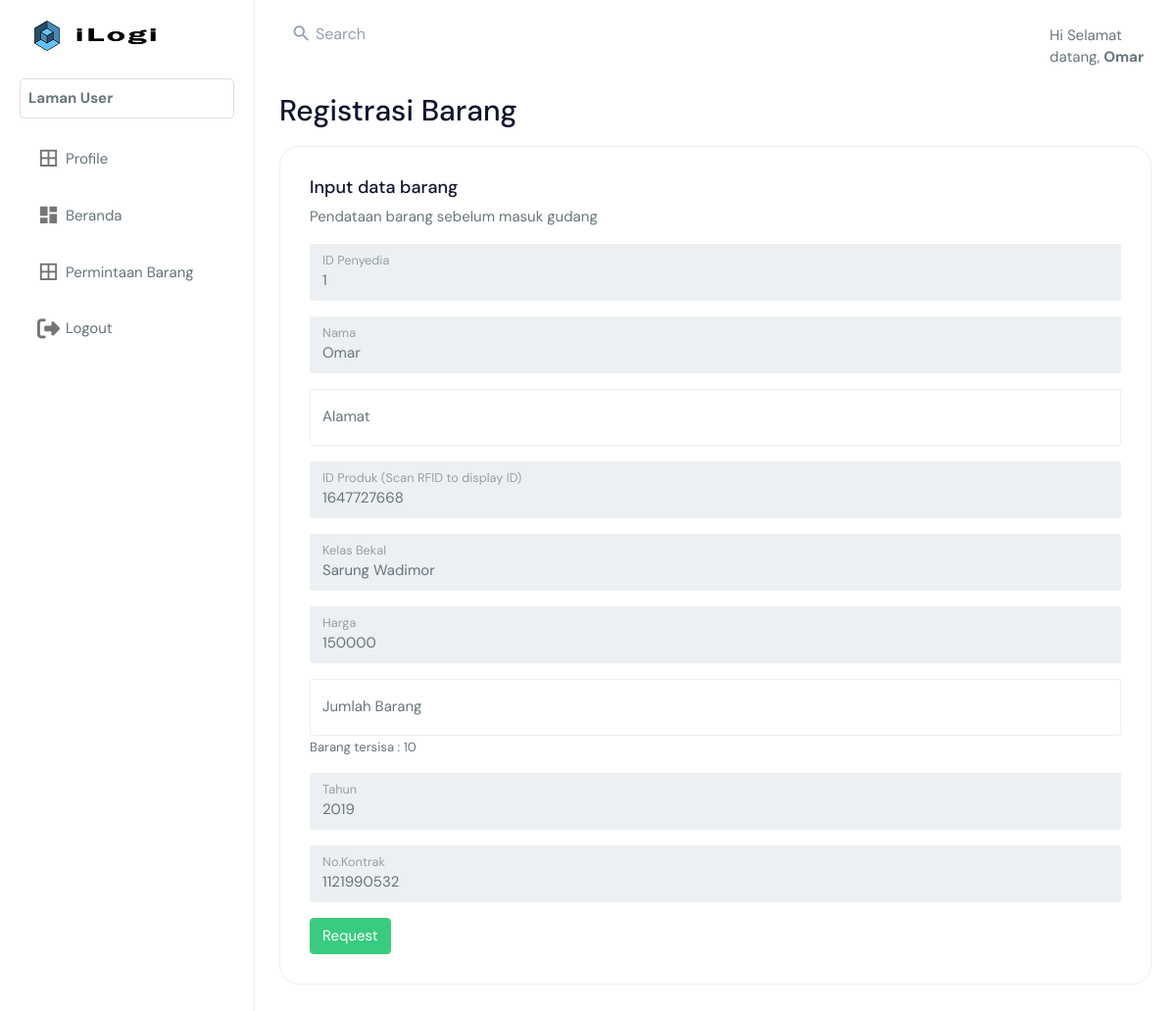
The app's page /index.php?page=user/requestbarang.php&id=1647727668 (signed in) with its own data.
### tables this page shows
CREATE TABLE `barang` (
  `id_barang` varchar(11) NOT NULL,
  `id_penyedia` int(11) NOT NULL,
  `nama_gudang` varchar(250) NOT NULL,
  `kelas_bekal` varchar(250) NOT NULL,
  `harga_bekal` int(11) NOT NULL,
  `jumlah_bekal` int(11) NOT NULL,
  `tahun_produksi` int(11) NOT NULL,
  `no_kontrak` int(11) NOT NULL,
  `status_barang` bit(1) NOT NULL,
  `status` bit(1) NOT NULL,
  `created_at` timestamp NOT NULL DEFAULT current_timestamp(),
  `updated_at` timestamp NOT NULL DEFAULT current_timestamp() ON UPDATE current_timestamp()
);

### user/requestbarang.php (the view, shortened to what this page needs)
<?php
    include 'database.php';
    $id_barang = isset($_GET['id']) ? $_GET['id'] : false;
    $produk = mysqli_query($koneksi, "SELECT * FROM barang LEFT JOIN penyedia_barang ON penyedia_barang.id_penyedia = barang.id_penyedia WHERE id_barang = $id_barang");
	$p = mysqli_fetch_object($produk);
?>
<body>
    <div class="page-wrapper">
        <div class="container-fluid">
            <div class="row">
                <div class="col-12">
                    <h1 text-align="center" style="margin:2% 0% 2% 0%">Registrasi Barang</h1>
                    <div class="card">
                        <div class="card-body">
                            <h4>Input data barang</h4>
                            <p>Pendataan barang sebelum masuk gudang</p>
                                <form class="" action="" method="POST">
                                <div class="form-floating mb-3">
										<input name="id_user" class="form-control" id="id_penyedia" placeholder=" " value="<?php echo $_SESSION['id_user'] ?>" required readonly>
										<label for="id_penyedia">ID Penyedia</label>
									</div>
                                    <div class="form-floating mb-3">
										<input type="text" name="nama_user" class="form-control" id="nama_penyedia" placeholder=" " value="<?php echo $_SESSION['nama_user'] ?>" required readonly>
										<label for="nama_penyedia">Nama</label>
									</div>
                                    <div class="form-floating mb-3">
										<input name="alamat_user" class="form-control" id="alamat_user" placeholder=" " required>
										<label for="alamat_user">Alamat</label>
									</div>
                                    <div class="form-floating mb-3">
                                        <input name="id_barang" class="form-control" id="getUID" placeholder=" " value ="<?php echo $p->id_barang ?>" required readonly>
                                        <label for="getUID">ID Produk (Scan RFID to display ID)</label>
                                    </div>
                                    <div class="form-floating mb-3">
                                        <input name="kelas_bekal" class="form-control" id="getUID" placeholder=" " value ="<?php echo $p->kelas_bekal ?>" required readonly>
                                        <label for="getUID">Kelas Bekal</label>
                                    </div>
                                    <div class="form-floating mb-3">
                                        <input type="number" name="harga_bekal" class="form-control" id="floatingInput" placeholder=" " required value ="<?php echo $p->harga_bekal ?>" readonly>
                                        <label for="floatingInput">Harga</label>
                                    </div>
                                    <div class="form-floating mb-3">
                                        <input type="number" name="jumlah_bekal" class="form-control" id="floatingInput" placeholder=" Masukkan Jumlah Barang " required min="1" max="<?php echo $p->jumlah_bekal ?>">
                                        <label for="floatingInput">Jumlah Barang</label>
                                        <small>Barang tersisa : <?php echo $p->jumlah_bekal ?></small>
                                    </div>
                                    <div class="form-floating mb-3">
                                        <input type="number" name="tahun_produksi" class="form-control" id="floatingInput" placeholder=" " required value ="<?php echo $p->tahun_produksi ?>" readonly>
                                        <label for="floatingInput">Tahun</label>
                                    </div>
                                    <div class="form-floating mb-3">
                                        <input type="number" name="no_kontrak" class="form-control" id="floatingInput" placeholder=" " required value ="<?php echo $p->no_kontrak ?>" readonly>
                                        <label for="floatingInput">No.Kontrak</label>
                                    </div>
                                    <input type="submit" name="submit" value="Request" class="btn btn-success">
                                </form>
                        </div>
                    </div>
                </div>
            </div>
        </div>
    </div>
</body>
</html>

### records on screen
barang: id_barang "1647727668", kelas_bekal "Sarung Wadimor", harga_bekal "150000", jumlah_bekal "10", tahun_produksi "2019", no_kontrak "1121990532"

### other values on screen
$nama_user "Omar"
$role "User"
